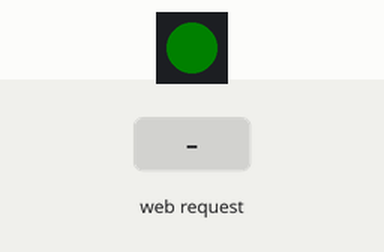
Simulated run of this sketch. Board: ESP32-S3. On the bench: 1 RGB LEDs in strip order, left to right. The inputs (shaded band) are chosen by the test bench. Dim RGB values are drawn brighter than linear; WiFi joins after 1.5 s; servers stay silent unless stated; what the sketch prints to the serial monitor is not drawn.

Above: at 2.7 s.
2.8 s: HTTP request GET /off received
At 3.8 s:
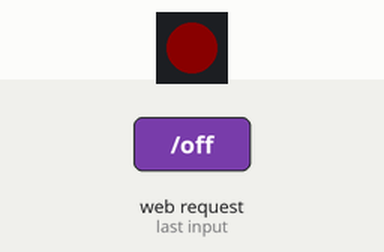
4.3 s: HTTP request GET /on received
At 5.2 s:
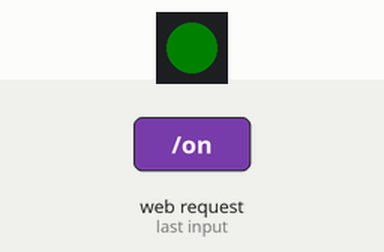
Timing chart, 0 to 7.3 s (numbered marks = the images above; inputs shaded):
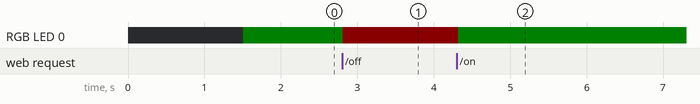

Measured:
- after the input at 2.8 s, RGB LED 0: RGB(0, 5, 0) → RGB(10, 0, 0) at once
- after the input at 4.3 s, RGB LED 0: RGB(10, 0, 0) → RGB(0, 5, 0) at once

The sketch:

02_Webserver_TaskCreation.ino
```cpp
// (licence header left out)
#include <Adafruit_BMP280.h>
#include <Adafruit_GFX.h>
#include <Adafruit_SSD1306.h>
#include <Adafruit_Sensor.h>
#include <Arduino.h>
#include <ESPmDNS.h>
#include <IIOT_V4_Pinout.h>
#include <WiFi.h>
#include <WiFiClient.h>
#include <Wire.h>
#include <myServer.h>
const char* ssid = WIFI_SSID;
const char* password = WIFI_PASS;

void setup(void) {
    // pinMode(led, OUTPUT);
    Serial.begin(115200);
    WiFi.mode(WIFI_STA);
    WiFi.begin(ssid, password);
    Serial.println("");

    // Wait for connection
    while (WiFi.status() != WL_CONNECTED) {
        delay(500);
        Serial.print(".");
    }
    Serial.println("");
    Serial.print("Connected to ");
    Serial.println(ssid);
    Serial.print("IP address: ");
    Serial.println(WiFi.localIP());

    if (MDNS.begin("esp32")) {
        Serial.println("MDNS responder started");
    }

    xTaskCreate(
        MyServerTask,
        "MyServerTask",  // A name just for humans
        1024 * 8,     // The stack size
        NULL,         // Task parameter
        1,            // Priority
        NULL          // Task handle is not used here - simply pass NULL
    );

    Serial.println("HTTP server started");
}

long _millis = 0;
void loop(void) {
    delay(2);  // allow the cpu to switch to other tasks

    if (millis() - _millis > 4000) {
        if (WiFi.status() == WL_CONNECTED) {
            Serial.print("IP address: ");
            Serial.println(WiFi.localIP());
        }
        _millis = millis();
    }
}
```

IIOT_V4_Pinout.h
```cpp
/************************************
 * @brief pinouts - IIOT_V4
*************************************/

/**
 * @brief Ethernet connection
 */
#define PIN_ETH_CS 15
#define PIN_ETH_SCLK 10
#define PIN_ETH_MISO 11
#define PIN_ETH_MOSI 12
#define PIN_ETH_INT  13
#define PIN_ETH_RST  14


/*******
 * RS485 pinouts
 *******/

#define PIN_RS485_1_RX 5
#define PIN_RS485_1_TX 6
#define PIN_RS485_1_RTS 7

#define PIN_RS485_2_RX 40
#define PIN_RS485_2_TX 41
#define PIN_RS485_2_RTS 42

#define PIN_WS2812B 38


#define PIN_SD_CARD_CLK  10
#define PIN_SD_CARD_MISO 11
#define PIN_SD_CARD_MOSI 12
#define PIN_SD_CARD_CS 36


#define PIN_I2C_SDA 1
#define PIN_I2C_SCL 2


/**
 * @brief 4G Module
 *
 */

// #define PIN_GSM_STATUS          //NOT CONNECTED
#define PIN_GSM_PWR_KEY 21
#define PIN_SIM_RX      17
#define PIN_SIM_TX      18


// For fast led
#define PIN_LED_WS2812_DATA 38

#define PIN_BUTTON_ON_BOARD 4

#define PIN_BUZZER 16
```

Ws2812b_led.h
```cpp
#pragma once

#include <FastLED.h>
#include <IIOT_V4_Pinout.h>
#define NUM_LEDS 1
// Define the array of leds
xQueueHandle queueHandleIdWsLed;

// extern CRGB leds[NUM_LEDS];
#define STATUS_LED (leds[0])
#define NETWORK_LED (leds[1])
class ws2812b_led {
   private:
    /* data */
    // CRGB STATUS_LED =(leds[0]);
    // CRGB NETWORK_LED =(leds[0]);

   public:
    ws2812b_led(/* args */);
    ~ws2812b_led();
    void init();
    // void thread();
};

ws2812b_led::ws2812b_led(/* args */) {
}

ws2812b_led::~ws2812b_led() {
}

void wsledTask(void* pvParameters) {
    CRGB leds[NUM_LEDS];
    FastLED.addLeds<WS2812B, PIN_LED_WS2812_DATA, GRB>(leds, NUM_LEDS);  // GRB ordering is typical
    FastLED.setBrightness(10);
    STATUS_LED = CRGB::Green;
    FastLED.show();
    static CRGB ledColor;
    TaskHandle_t taskHandle = xTaskGetCurrentTaskHandle();
    long _millis_last = millis();
    while (1) {
        /* code */
        if (xQueueReceive(queueHandleIdWsLed, &ledColor, 0) == pdPASS) {
            STATUS_LED = ledColor;
        }
        if (millis() - _millis_last > 2000) {
            // query the remaining free memory in the reserved area,
            //  The smaller the returned number the closer the task has come to overflowing its stack.
            log_v("TASK: %s : %d ", pcTaskGetName(taskHandle), uxTaskGetStackHighWaterMark(taskHandle));
            _millis_last = millis();
        }
        FastLED.show();
        delay(100);
    }
}


void ws2812b_led::init() {
    //    const uint8_t _p = _pinNumber;
    queueHandleIdWsLed = xQueueCreate(1, sizeof(CRGB));
    xTaskCreate(
        wsledTask,
        "wsledTask",  // A name just for humans
        1024*3,         // The stack size
        NULL,         // Task parameter
        1,            // Priority
        NULL          // Task handle is not used here - simply pass NULL
    );

    //   STATUS_LED = CRGB::Red;   // App not started
    //   NETWORK_LED = CRGB::Red;  // Network not connected
}
```

myServer.h
```cpp
#pragma once
#include <Arduino.h>
#include <WebServer.h>
#include <Ws2812b_led.h>

WebServer server(80);
ws2812b_led led;
void handleRoot() {
    server.send(200, "text/plain", "hello from esp32!");
}

void handleNotFound() {
    String message = "File Not Found\n\n";
    message += "URI: ";
    message += server.uri();
    message += "\nMethod: ";
    message += (server.method() == HTTP_GET) ? "GET" : "POST";
    message += "\nArguments: ";
    message += server.args();
    message += "\n";
    for (uint8_t i = 0; i < server.args(); i++) {
        message += " " + server.argName(i) + ": " + server.arg(i) + "\n";
    }
    server.send(404, "text/plain", message);
}
static CRGB xledColor;

void MyServerTask(void* pvParameters) {
    led.init();

    server.on("/", handleRoot);

    server.on("/inline", []() {
        server.send(200, "text/plain", "this works as well");
    });

    server.on("/on", []() {
        server.send(200, "text/plain", "led green");
        xledColor = CRGB::Green;
        xQueueSend(queueHandleIdWsLed, &xledColor, 0);
    });

    server.on("/off", []() {
        server.send(200, "text/plain", "led red");
        xledColor = CRGB::Red;
        xQueueSend(queueHandleIdWsLed, &xledColor, 0);
    });

    server.onNotFound(handleNotFound);

    server.begin();
    while (1) {
        server.handleClient();
    }
}
```
